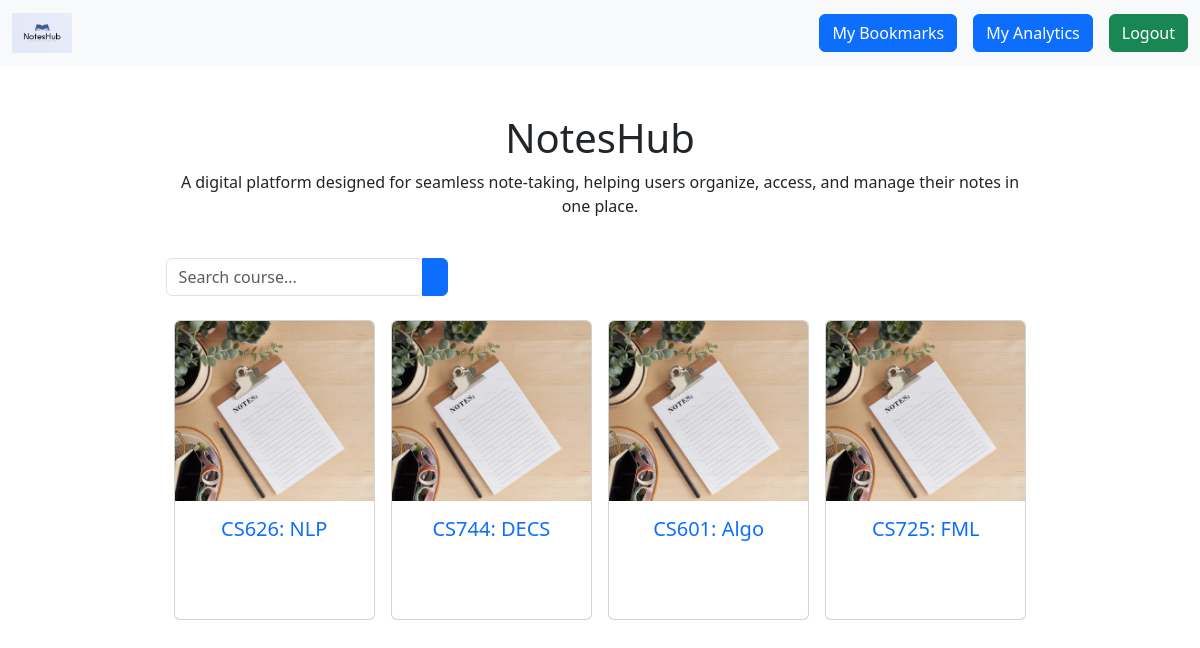
Screenshot of / (signed in) with the database file from the repository.
### core/models.py (models this page shows, shortened)
class Course(models.Model):
    course_code = models.CharField(
        max_length=10,
        primary_key=True,
        unique=True,
        blank=False,
        verbose_name="Course Code"
    )
    course_name = models.CharField(
        max_length=100,
        blank=False,
        verbose_name="Course Name"
    )
    short_name = models.CharField(
        max_length=16,
        blank=False,
        verbose_name="Short Name"
    )
    description = models.CharField(
        max_length=256,
        blank=False,
        verbose_name="Course Description"
    )

### core/views.py (the view)
# urls.py: path('', views.index, name='index'),  # Example route
@login_required(login_url='login')
def index(request):
    query = request.GET.get('query', '')
    if query:
        courses = Course.objects.filter(
            course_name__icontains=query) | Course.objects.filter(
            description__icontains=query)
    else:
        courses = Course.objects.all()
    return render(request, 'home.html', {'courses': courses})

### core/templates/home.html (shortened to what this page needs)
{% extends "base.html" %}
{% load static %}
{% block start %}
<div class="container text-center mt-5">
    <div class="container d-flex flex-column align-items-center" style="width: 80%; margin-top: 20px;">
        <div class="text-center mb-4">
            <h1>NotesHub</h1>
            <p>A digital platform designed for seamless note-taking, helping users organize, access, and manage their
                notes in one place.</p>
        </div>
        <div class="input-group mb-4">
            <div class="form-outline">
                <input id="search-focus" type="search" class="form-control" placeholder="Search course..." onkeyup="searchCourses()"/>
            </div>
            <button type="submit" class="btn btn-primary">
            </button>
        </div>
        <div id="course-list" class="row row-cols-2 row-cols-sm-4 row-cols-md-4 g-3" style="width: 100%;">
            {% for course in courses %}
            <div class="col mb-4 course-item">
                <div class="card d-flex flex-column" style="height: 300px;">
                    <a href="{% url 'course_notes' course.course_code %}" class="text-decoration-none">
                        <img src="{% static 'images/notes.png' %}" class="card-img-top" alt="Course Thumbnail"
                            style="cursor: pointer; height: 180px; object-fit: cover;" />
                    </a>
                    <div class="overlay"></div>
                    <div class="card-body d-flex flex-column flex-grow-1">
                        <a href="{% url 'course_notes' course.course_code %}" class="text-decoration-none">
                            <h5 class="card-title text-center" style="cursor: pointer;">{{ course.course_code }}: {{ course.short_name }}</h5>
                        </a>
                    </div>
                </div>
            </div>
            {% endfor %}
        </div>
    </div>
</div>
{% endblock %}

### core/templates/base.html (shortened to what this page needs)
{% load static %}
<!DOCTYPE html>
<html lang="en">
<head>
    <link href="https://cdn.jsdelivr.net/npm/bootstrap@5.3.3/dist/css/bootstrap.min.css" rel="stylesheet">
    <link rel="stylesheet" href="{% static 'css/styles.css' %}">
</head>
<body>
    <nav class="navbar bg-body-tertiary">
        <div class="container-fluid">
          <a class="navbar-brand" href="/">
            <img src="{% static 'images/NotesHub.png' %}" alt="logo" height="40">
          </a>
          <form class="d-flex" role="search">
            {% if request.user.is_authenticated %}
                <a href="{% url 'bookmark' %}" class="btn btn-primary me-3" type="submit">My Bookmarks</a>
                <a href="{% url 'logout' %}" class="btn btn-primary me-3" type="submit">My Analytics</a>
                <a href="{% url 'logout' %}" class="btn btn-success" type="submit">Logout</a>
            {% endif %}
          </form>
        </div>
      </nav>
    {% block start %}
    {% endblock %}
</body>
</html>

### core/static/css/styles.css (style rules this page uses)
.card { position: relative; overflow: hidden; text-overflow: ellipsis; padding-bottom: 15px; }
.card-title { overflow: hidden; }
.overlay { position: absolute; top: 0; left: 0; right: 0; bottom: 0; background-color: rgba(255, 255, 255, 0.5); transform: translateY(100%); transition: transform 0.5s; }
.card-body { position: relative; z-index: 1; overflow: hidden; }

### rows the page displays
Course: course_code "CS626", short_name "NLP"
Course: course_code "CS744", short_name "DECS"
Course: course_code "CS601", short_name "Algo"
Course: course_code "CS725", short_name "FML"
